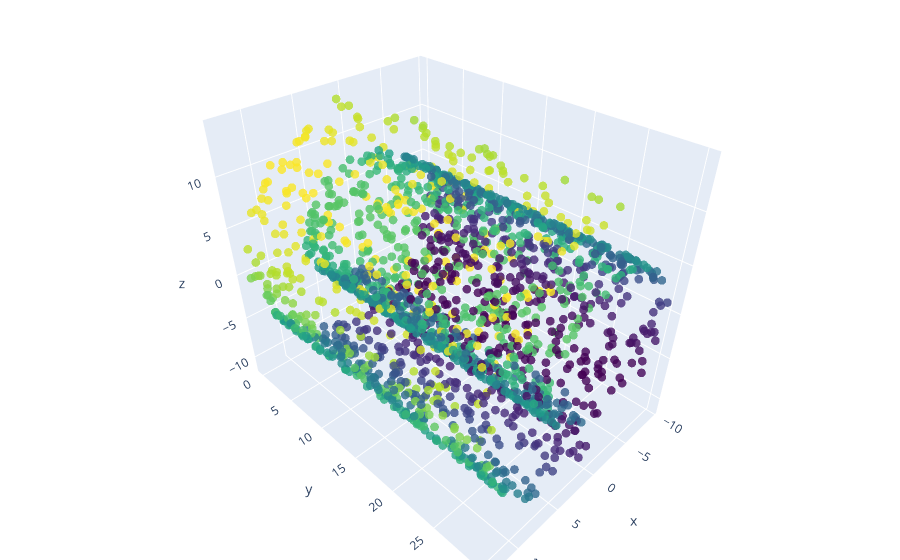

Notebook source saved alongside this figure:
### Code cell
colors = swiss_roll_data_df['col1']+swiss_roll_data_df['col3']
trace = go.Scatter3d(x=swiss_roll_data_df['col1'], y=swiss_roll_data_df['col2'], z=swiss_roll_data_df['col3'], 
                     mode='markers', marker=dict(size=3, color=colors, colorscale='viridis', opacity=0.8))
layout = go.Layout(title='3D Scatter Plot', margin=dict(l=0, r=0, b=0, t=0))
fig = go.Figure(data=[trace], layout=layout)

# Showing the plot
pyo.init_notebook_mode(connected=True)
pyo.iplot(fig)

### Figure 1 — Plotly figure (JSON) as saved in the notebook; plotly's stock layout.template omitted (floating-point values rounded to 4 significant figures; data arrays with more than 128 entries replaced by an {"elided": "..."} marker saying what was removed)
{"data": [{"marker": {"color": {"elided": "2000 float values"}, "colorscale": [[0, "#440154"], [0.1111, "#482878"], [0.2222, "#3e4989"], [0.3333, "#31688e"], [0.4444, "#26828e"], [0.5556, "#1f9e89"], [0.6667, "#35b779"], [0.7778, "#6ece58"], [0.8889, "#b5de2b"], [1, "#fde725"]], "opacity": 0.8, "size": 3}, "mode": "markers", "type": "scatter3d", "x": {"elided": "2000 float values"}, "y": {"elided": "2000 float values"}, "z": {"elided": "2000 float values"}}], "layout": {"margin": {"b": 0, "l": 0, "r": 0, "t": 0}, "title": {"text": "3D Scatter Plot"}}}
